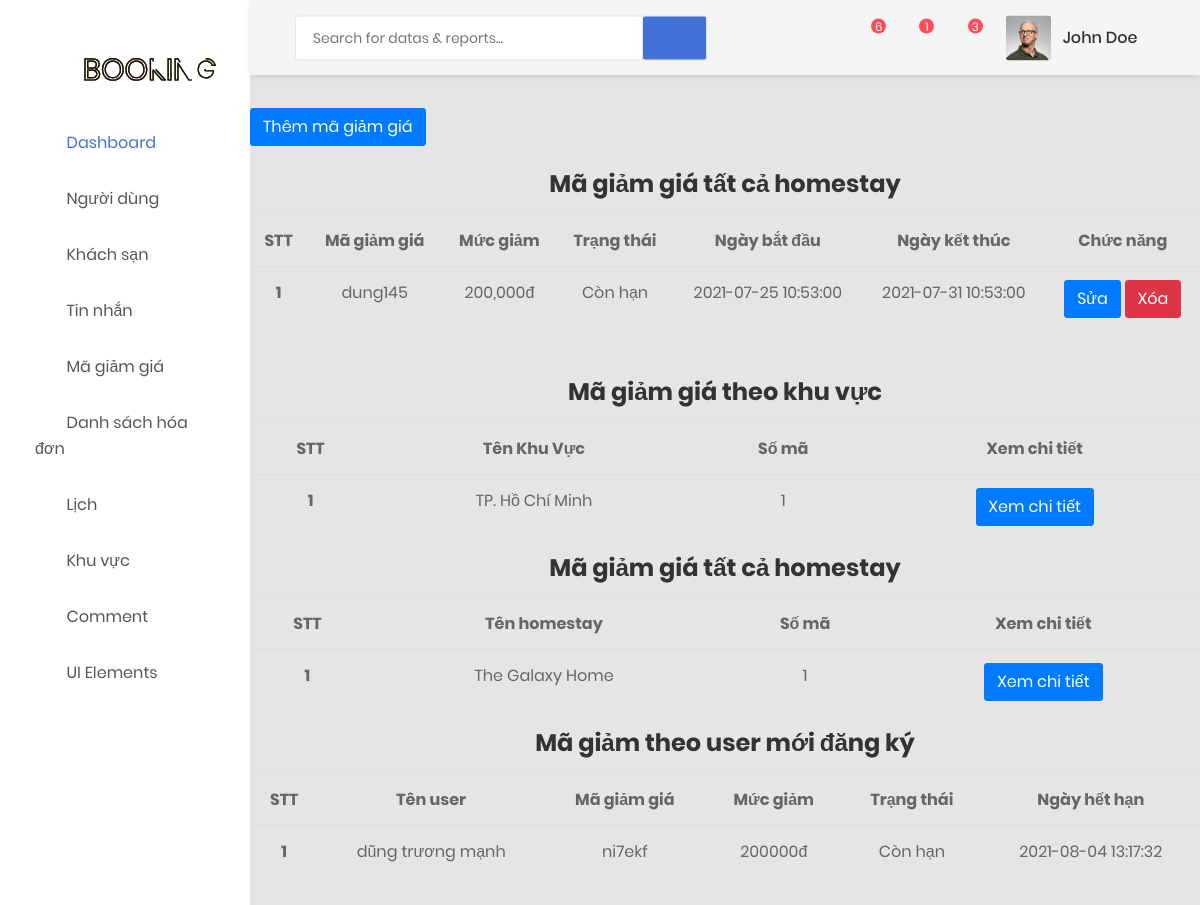
/admin/magiamgia.php, run on the app's committed database.
### tables this page shows
CREATE TABLE `maggall` (
  `id` int(11) NOT NULL,
  `magiamgia` text NOT NULL,
  `mucgiam` int(11) NOT NULL,
  `status` int(11) NOT NULL,
  `time_up` datetime NOT NULL,
  `time_out` datetime NOT NULL,
  `time` datetime NOT NULL
);

CREATE TABLE `khuvuc` (
  `id` int(11) NOT NULL,
  `name` varchar(50) NOT NULL,
  `image` text NOT NULL,
  `address` text NOT NULL,
  `time` datetime NOT NULL
);

CREATE TABLE `khachsan` (
  `id` int(11) NOT NULL,
  `id_doitac` int(11) NOT NULL,
  `name` text NOT NULL,
  `price` int(11) NOT NULL,
  `address` text NOT NULL,
  `phone` text NOT NULL,
  `love` bit(1) NOT NULL,
  `image` text NOT NULL,
  `sophong` int(11) NOT NULL,
  `id_khuvuc` int(11) NOT NULL,
  `danhgia` text NOT NULL,
  `time` datetime NOT NULL
);

CREATE TABLE `mgguser` (
  `id` int(11) NOT NULL,
  `id_user` int(11) NOT NULL,
  `status` int(11) NOT NULL,
  `magiamgia` text NOT NULL,
  `mucgiam` int(11) NOT NULL,
  `time_out` datetime NOT NULL,
  `time` datetime NOT NULL
);

CREATE TABLE `user` (
  `id` int(11) NOT NULL,
  `name` varchar(50) NOT NULL,
  `email` text NOT NULL,
  `password` text NOT NULL,
  `address` text NOT NULL,
  `phone` text NOT NULL,
  `avatar` text NOT NULL,
  `time` datetime NOT NULL
);

### admin/connect.php (called while the page is built, shortened)
<?php
    $timestamp = time();
    $today = date('Y-m-d H:i:s',$timestamp);
?>

### admin/magiamgia.php (the view, shortened to what this page needs)
<?php
    include 'header.php';
?>
<a href="addmagiamgia.php" class="btn btn-primary my-2">Thêm mã giảm giá</a>
<h3 class="text-center my-3">Mã giảm giá tất cả homestay</h3>
<table class="table">
  <thead>
    <tr>
      <th class="text-center" scope="col">STT</th>
      <th class="text-center" scope="col">Mã giảm giá</th>
      <th class="text-center" scope="col">Mức giảm</th>
      <th class="text-center" scope="col">Trạng thái</th>
      <th class="text-center" scope="col">Ngày bắt đầu</th>
      <th class="text-center" scope="col">Ngày kết thúc</th>
      <th class="text-center" scope="col">Chức năng</th>
    </tr>
  </thead>
  <tbody>
    <?php
        $sql_all = "SELECT * FROM maggall";
        $result_all = $conn->query($sql_all);
        if($result_all->num_rows > 0){
            $dem_all = 0;
            while($row_all = $result_all->fetch_assoc()){
                $dem_all++;
                $id_all = $row_all['id'];
                $magiamgia_all = $row_all['magiamgia'];
                $time_up_all = $row_all['time_up'];
                $mucgiam_all = $row_all['mucgiam'];
                $time_out_all = $row_all['time_out'];
                $status_all = $row_all['status'];
                echo '<tr>
                <th class="text-center" scope="row">'.$dem_all.'</th>
                <td class="text-center">'.$magiamgia_all.'</td>';
                if($status_all == 1){
                  echo '<td class="text-center">'.number_format($mucgiam_all).'đ</td>';
                }else{
                  echo '<td class="text-center">'.$mucgiam_all.'%</td>';
                }
                if(strtotime($time_out_all) > strtotime($today)){
                  echo '<td class="text-center">Còn hạn</td>';
                }else{
                  echo '<td class="text-center">Hết hạn</td>';
                }
                echo '<td class="text-center">'.$time_up_all.'</td>
                <td class="text-center">'.$time_out_all.'</td>
                <td class="text-center">
                  <a class="btn btn-primary" href="editmaggall.php?id='.$id_all.'">Sửa</a>
                  <a class="btn btn-danger" onclick="return confirm(\'Bạn có muốn xóa không ?\')" href="deletemaggall.php?id='.$id_all.'">Xóa</a>
                </td>
              </tr>';
            }
        }
    ?>
  </tbody>
</table>
<h3 class="text-center my-3 mt-5">Mã giảm giá theo khu vực</h3>
<table class="table">
  <thead>
    <tr>
      <th class="text-center" scope="col">STT</th>
      <th class="text-center" scope="col">Tên Khu Vực</th>
      <th class="text-center" scope="col">Số mã</th>
      <th class="text-center" scope="col">Xem chi tiết</th>
    </tr>
  </thead>
  <tbody>
    <?php
        $sql_1 = "SELECT DISTINCT id_khuvuc FROM mggkhuvuc";
        $result_1= $conn->query($sql_1);
        if($result_1->num_rows > 0){
            $dem_1 = 0;
            while($row_1 = $result_1->fetch_assoc()){
                $dem_1++;
                $id_1 = $row_1['id_khuvuc'];
                $sql_2= "SELECT * FROM khuvuc WHERE id = $id_1";
                $result_2 = $conn -> query($sql_2);
                if($result_2->num_rows > 0){
                    while($row_2 = $result_2->fetch_assoc()){
                      $name_khuvuc = $row_2['name'];
                    }
                }
                $sql_all = "SELECT * FROM mggkhuvuc WHERE id_khuvuc = $id_1";
                $result_all = $conn->query($sql_all);
                if($result_all->num_rows > 0){
                    $dem_2=0;
                    while($row_all = $result_all->fetch_assoc()){
                        $dem_2++;
                    }
                }
                echo '<tr>
                <th class="text-center" scope="row">'.$dem_1.'</th>
                <td class="text-center">'.$name_khuvuc.'</td>
                <td class="text-center">'.$dem_2.'</td>
                <td class="text-center"><a class="btn btn-primary" href="magiamgiadetail.php?id='.$id_1.'&loai=khuvuc">Xem chi tiết</a></td>
              </tr>';
            }
        }
    ?>
  </tbody>
</table>
<h3 class="text-center my-3">Mã giảm giá tất cả homestay</h3>
<table class="table">
  <thead>
    <tr>
      <th class="text-center" scope="col">STT</th>
      <th class="text-center" scope="col">Tên homestay</th>
      <th class="text-center" scope="col">Số mã</th>
      <th class="text-center" scope="col">Xem chi tiết</th>
    </tr>
  </thead>
  <tbody>
    <?php
        $sql_ma = "SELECT DISTINCT id_khachsan FROM phieugiamgia";
        $result_ma = $conn->query($sql_ma);
        if($result_ma->num_rows > 0){
            $dem1 = 0;
            while($row_ma = $result_ma->fetch_assoc()){
                $dem1++;
                $id_hs = $row_ma['id_khachsan'];
                $sql_hs = "SELECT * FROM khachsan WHERE id = $id_hs";
                $result_hs = $conn -> query($sql_hs);
                if($result_hs->num_rows > 0){
                    while($row_hs = $result_hs->fetch_assoc()){
                      $name = $row_hs['name'];
                    }
                }
                $sql_magiam = "SELECT * FROM phieugiamgia WHERE id_khachsan = $id_hs";
                $result_magiam = $conn->query($sql_magiam);
                if($result_magiam->num_rows > 0){
                    $dem=0;
                    while($row_magiam = $result_magiam->fetch_assoc()){
                        $dem++;
                    }
                }
                echo '<tr>
                <th class="text-center" scope="row">'.$dem1.'</th>
                <td class="text-center">'.$name.'</td>
                <td class="text-center">'.$dem.'</td>
                <td class="text-center"><a class="btn btn-primary" href="magiamgiadetail.php?id='.$id_hs.'&loai=homestay">Xem chi tiết</a></td>
              </tr>';
            }
        }
    ?>
  </tbody>
</table>
<h3 class="text-center my-3">Mã giảm theo user mới đăng ký</h3>
<table class="table">
  <thead>
    <tr>
      <th class="text-center" scope="col">STT</th>
      <th class="text-center" scope="col">Tên user</th>
      <th class="text-center" scope="col">Mã giảm giá</th>
      <th class="text-center" scope="col">Mức giảm</th>
      <th class="text-center" scope="col">Trạng thái</th>
      <th class="text-center" scope="col">Ngày hết hạn</th>
    </tr>
  </thead>
  <tbody>
    <?php
        $sql_mauser = "SELECT* FROM mgguser";
        $result_mauser = $conn->query($sql_mauser);
        if($result_mauser->num_rows > 0){
            $dem1 = 0;
            while($row_mauser = $result_mauser->fetch_assoc()){
                $dem1++;
                $name_magguser = $row_mauser['magiamgia'];
                $time_out = $row_mauser['time_out'];
                $mucgiam = $row_mauser['mucgiam'];
                $id_user = $row_mauser['id_user'];
                $sql_user = "SELECT * FROM user WHERE id = $id_user";
                $result_user = $conn -> query($sql_user);
                if($result_user->num_rows > 0){
                  while($row_user = $result_user->fetch_assoc()){
                    $name_user = $row_user['name'];
                  }
                }
                echo '<tr>
                <th class="text-center" scope="row">'.$dem1.'</th>
                <td class="text-center">'.$name_user.'</td>
                <td class="text-center">'.$name_magguser.'</td>
                <td class="text-center">'.$mucgiam.'đ</td>';
                if(strtotime($time_out) > strtotime($today)){
                  echo '<td class="text-center">Còn hạn</td>';
                }else{
                  echo '<td class="text-center">Hết hạn</td>';
                }
              echo '
              <td class="text-center">'.$time_out.'</td>
              </tr>';
            }
        }
    ?>
  </tbody>
</table>
<?php
    include 'footer.php';
?>

### data on the page
maggall: magiamgia "dung145", mucgiam "200,000", shows "Còn hạn", time_up "2021-07-25 10:53:00", time_out "2021-07-31 10:53:00"
khuvuc: name "TP. Hồ Chí Minh"
khachsan: name "The Galaxy Home"
mgguser: id_user.name "dũng trương mạnh", magiamgia "ni7ekf", mucgiam "200000", shows "Còn hạn", time_out "2021-08-04 13:17:32"

### other printed values
$dem "6"
$dem_2 "1"
$dem "1"
